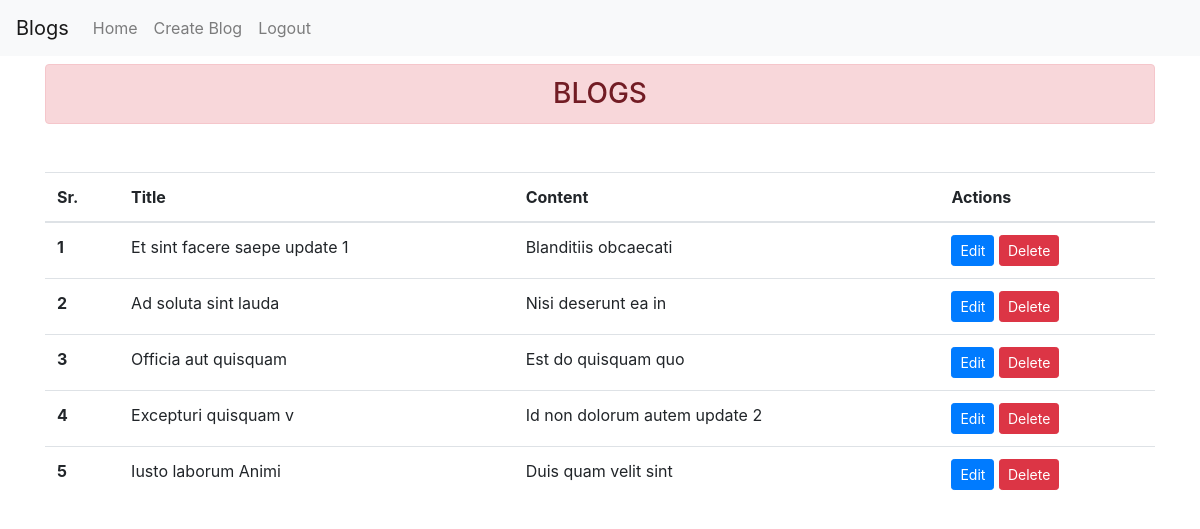
The app's page / (signed in) with its own data.
### models.py (models this page shows, shortened)
class Blog(db.Model):
    blog_id = db.Column(db.Integer, primary_key=True)
    title = db.Column(db.String(100), nullable=False)
    content = db.Column(db.Text(), nullable=False)
    author = db.Column(db.Integer, db.ForeignKey('user.id'), nullable=False)

### app.py (the view)
@app.route('/', methods=['GET'])
def list_blogs():
    author = request.args.get('user_id', current_user.id)
    blog_list = Blog.query.filter_by(author=int(author)).all()
    if blog_list:
        return render_template("home.html", blogs=blog_list)
    return render_template("home.html")

### app.py (called while the page is built)
@login_manager.user_loader
def load_user(id):
    return User.query.get(id)

### templates/home.html (shortened to what this page needs)
{% extends "base.html" %}
{% block body %}
{% if blogs %}
<h3 class="alert alert-danger text-center mt-2"> BLOGS </h3>
<table class="table mt-5">
    <thead>
        <tr>
            <th scope="col">Sr.</th>
            <th scope="col">Title</th>
            <th scope="col">Content</th>
            <th scope="col">Actions</th>
        </tr>
    </thead>
    <tbody>
        {% for blog in blogs %}
        <tr>
            <th scope="row">{{loop.index}}</th>
            <td>{{blog.title}}</td>
            <td>{{blog.content}}</td>
            <td>
                <a href="/edit/{{ blog.blog_id }}" class="btn btn-sm btn-primary">Edit</a>
                <form action="/delete/{{ blog.blog_id }}" method="POST" style="display: inline;">
                    <button type="submit" class="btn btn-sm btn-danger"
                        onclick="return confirm('Are you sure you want to delete this blog?')">Delete</button>
                </form>
            </td>
        </tr>
        {% endfor %}
    </tbody>
</table>
{% else %}
<h3 class="alert alert-danger text-center mt-2"> NO BLOGS FOUND </h3>
{% endif %}
{% endblock body %}

### templates/base.html (shortened to what this page needs)
<!doctype html>
<html lang="en">
<head>
    <link rel="stylesheet" href="https://cdn.jsdelivr.net/npm/bootstrap@4.6.2/dist/css/bootstrap.min.css"
>
</head>
<body>
    <nav class="navbar navbar-expand-lg navbar-light bg-light">
        <a class="navbar-brand" href="#">Blogs</a>
        <div class="collapse navbar-collapse" id="navbarSupportedContent">
            <ul class="navbar-nav mr-auto">
                {% if current_user.is_authenticated %}
                <li class="nav-item">
                    <a class="nav-link" href="/">Home</a>
                </li>
                <li class="nav-item">
                    <a class="nav-link" href="/create">Create Blog</a>
                </li>
                <li class="nav-item">
                    <a class="nav-link" href="/logout">Logout</a>
                </li>
                {% endif %}
            </ul>
        </div>
    </nav>
    <div class="container">
        {% block body %} {% endblock body %}
    </div>
</body>
</html>

### records on screen
Blog: title "Et sint facere saepe update 1", content "Blanditiis obcaecati"
Blog: title "Ad soluta sint lauda", content "Nisi deserunt ea in"
Blog: title "Officia aut quisquam", content "Est do quisquam quo"
Blog: title "Excepturi quisquam v", content "Id non dolorum autem update 2"
Blog: title "Iusto laborum Animi", content "Duis quam velit sint"
